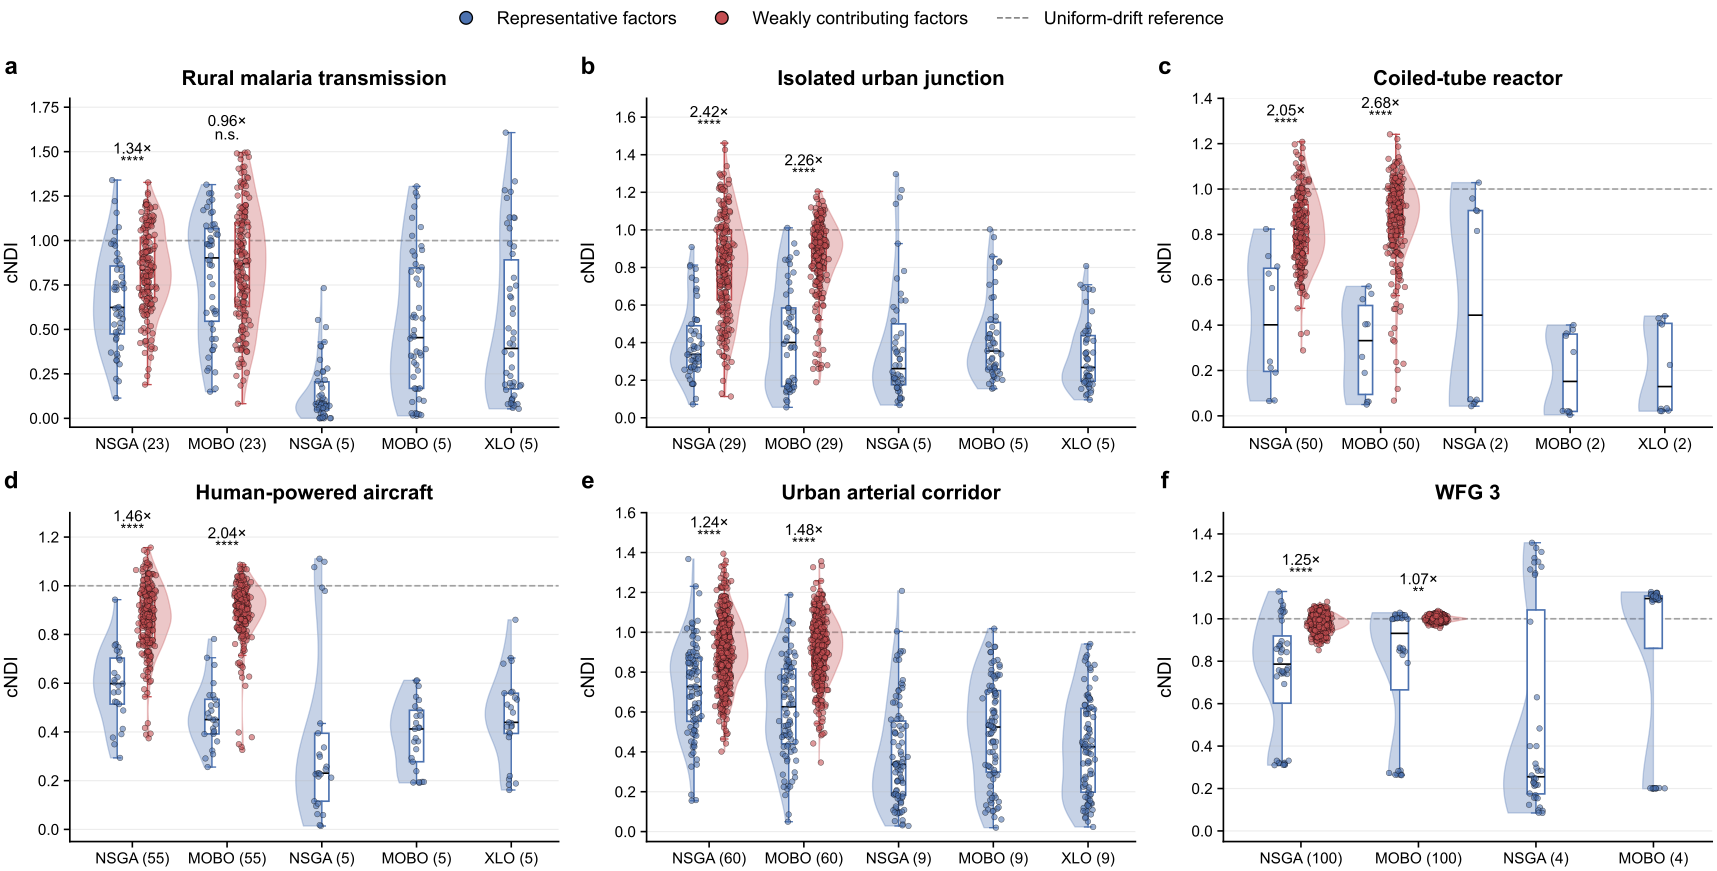

Reproduce this figure in Python.
import os
os.environ.setdefault("OMP_NUM_THREADS", "1")
os.environ.setdefault("OPENBLAS_NUM_THREADS", "1")
os.environ.setdefault("MKL_NUM_THREADS", "1")
os.environ.setdefault("VECLIB_MAXIMUM_THREADS", "1")
os.environ.setdefault("NUMEXPR_NUM_THREADS", "1")

import warnings
import numpy as np
import pandas as pd
import matplotlib
matplotlib.use("Agg")
import matplotlib.pyplot as plt

from sklearn.cluster import KMeans
from scipy.stats import mannwhitneyu


SCRIPT_DIR = os.path.dirname(os.path.abspath(__file__))
DATA_DIR = os.path.join(SCRIPT_DIR, "Results")
SAVE_DIR = SCRIPT_DIR
os.makedirs(SAVE_DIR, exist_ok=True)

SAVE_PREFIX = "cNDI"

EPS = 1e-12
K_DEFAULT = 5
RANDOM_STATE = 42

plt.rcParams.update({
    "font.family": "Arial",
    "font.sans-serif": ["Arial"],
    "mathtext.fontset": "custom",
    "mathtext.rm": "Arial",
    "mathtext.it": "Arial:italic",
    "mathtext.bf": "Arial:bold",
    "svg.fonttype": "path",
    "pdf.fonttype": 42,
    "ps.fonttype": 42,
    "axes.unicode_minus": False,
})


# ============================================================
# 1. Representative indices, scenarios and algorithms
# ============================================================

rep_indices = {
    "Malaria": [3, 8, 11, 14, 19],
    "CitySim": [0, 2, 3, 5, 6],
    "Reactor": [0, 2],
    "Aircraft": [7, 8, 9, 44, 46],
    "Songshanhu": [0, 1, 2, 3, 4, 6, 7, 21, 25],
    "WFG3": [0, 1, 2, 3],
}

scenarios = ["Malaria", "CitySim", "Reactor", "Aircraft", "Songshanhu", "WFG3"]

scenario_display_names = {
    "Malaria": "Rural malaria transmission",
    "CitySim": "Isolated urban junction",
    "Reactor": "Coiled-tube reactor",
    "Aircraft": "Human-powered aircraft",
    "Songshanhu": "Urban arterial corridor",
    "WFG3": "WFG 3",
}

full_dims = {
    "Malaria": 23,
    "CitySim": 29,
    "Reactor": 50,
    "Aircraft": 55,
    "Songshanhu": 60,
    "WFG3": 100,
}

eff_dims = {sc: len(rep_indices[sc]) for sc in scenarios}

algorithm_order = [
    "NSGA-Full",
    "MOBO-Full",
    "NSGA-Reduced",
    "MOBO-Reduced",
    "XLO-Reduced",
]


def get_display_labels_for_scenario(sc):
    d = full_dims[sc]
    r = eff_dims[sc]

    return {
        "NSGA-Full": f"NSGA ({d})",
        "MOBO-Full": f"MOBO ({d})",
        "NSGA-Reduced": f"NSGA ({r})",
        "MOBO-Reduced": f"MOBO ({r})",
        "XLO-Reduced": f"XLO ({r})",
    }


# ============================================================
# 2. Bounds for PS normalization
# ============================================================

bounds_all_Malaria = np.array([
    [0, 6],
    [0, 10000],
    [0, 14],
    [1, 75],
    [0, 1000],
    [0, 200],
    [0, 5],
    [0, 11],
    [0, 26],
    [0, 66],
    [0, 20000],
    [10000, 200000],
    [0, 2],
    [0, 9],
    [0, 1],
    [3, 651],
    [1, 16],
    [20000, 1600000],
    [0, 1],
    [0, 4],
    [0, 10],
    [0, 600],
    [0, 3],
], dtype=float)

bounds_all_CitySim = np.array([
    [0.2, 2],
    [0, 1],
    [1, 10],
    [1, 3],
    [1, 6],
    [1e-09, 3],
    [0.1, 10],
    [6, 10],
    [0, 10],
    [0, 1],
    [0, 10],
    [0, 10],
    [0, 1],
    [0, 10],
    [0, 10],
    [0, 10],
    [0, 10],
    [-1, 1],
    [-1, 10],
    [0, 1],
    [1e-09, 10],
    [0, 30],
    [0, 1],
    [0, 20 / 3.6],
    [0, 1],
    [0, 1],
    [0, 6],
    [0, 3],
    [0, 10],
], dtype=float)

bounds_all_Reactor = np.zeros((50, 2), dtype=float)
bounds_all_Reactor[:, 1] = 1.0

bounds_all_Aircraft = np.zeros((55, 2), dtype=float)
bounds_all_Aircraft[:, 1] = 1.0

bounds_all_Songshanhu = np.array([
    [3, 7],
    [0.2, 2],
    [0, 1],
    [1, 10],
    [1, 3],
    [1, 6],
    [1e-09, 3],
    [0.1, 10],
    [6, 10],
    [0, 10],
    [0, 1],
    [0, 10],
    [0, 10],
    [0, 1],
    [0, 10],
    [0, 10],
    [0, 10],
    [0, 10],
    [-1, 1],
    [-1, 10],
    [0, 1],
    [1e-09, 10],
    [0, 30],
    [0, 1],
    [0, 20 / 3.6],
    [0, 1],
    [0, 1],
    [0, 6],
    [0, 3],
    [0, 10],

    [7, 12],
    [0.2, 2],
    [0, 1],
    [1, 10],
    [1, 3],
    [1, 6],
    [1e-09, 3],
    [0.1, 10],
    [6, 10],
    [0, 10],
    [0, 1],
    [0, 10],
    [0, 10],
    [0, 1],
    [0, 10],
    [0, 10],
    [0, 10],
    [0, 10],
    [-1, 1],
    [-1, 10],
    [0, 1],
    [1e-09, 10],
    [0, 30],
    [0, 1],
    [0, 20 / 3.6],
    [0, 1],
    [0, 1],
    [0, 6],
    [0, 3],
    [0, 10],
], dtype=float)

bounds_all_WFG3 = np.zeros((100, 2), dtype=float)
for i in range(100):
    bounds_all_WFG3[i, 1] = 2 * (i + 1)

bounds_all = {
    "Malaria": bounds_all_Malaria,
    "CitySim": bounds_all_CitySim,
    "Reactor": bounds_all_Reactor,
    "Aircraft": bounds_all_Aircraft,
    "Songshanhu": bounds_all_Songshanhu,
    "WFG3": bounds_all_WFG3,
}


# ============================================================
# 3. File specifications
# ============================================================

def repeat_files(prefix, repetitions):
    return [f"{prefix}-repetition-{j}.npy" for j in repetitions]


algo_specs = {
    "Malaria": {
        "NSGA-Full": {
            "ps_files": repeat_files("PS-NSGA23-malaria", range(10)),
            "type": "full",
        },
        "MOBO-Full": {
            "ps_files": repeat_files("PS-MOBO23-malaria", range(10)),
            "type": "full",
        },
        "NSGA-Reduced": {
            "ps_files": repeat_files("PS-NSGA5-malaria", range(10)),
            "type": "reduced",
        },
        "MOBO-Reduced": {
            "ps_files": repeat_files("PS-MOBO5-malaria", range(10)),
            "type": "reduced",
        },
        "XLO-Reduced": {
            "ps_files": repeat_files("PS-XLO-malaria", range(10)),
            "type": "reduced_auto",
        },
    },

    "CitySim": {
        "NSGA-Full": {
            "ps_files": repeat_files("PS-NSGA29-Junction", range(10)),
            "type": "full",
        },
        "MOBO-Full": {
            "ps_files": repeat_files("PS-MOBO29-Junction", range(10)),
            "type": "full",
        },
        "NSGA-Reduced": {
            "ps_files": repeat_files("PS-NSGA5-Junction", range(10)),
            "type": "reduced",
        },
        "MOBO-Reduced": {
            "ps_files": repeat_files("PS-MOBO5-Junction", range(10)),
            "type": "reduced",
        },
        "XLO-Reduced": {
            "ps_files": repeat_files("PS-XLO-Junction", range(10)),
            "type": "reduced_auto",
        },
    },

    "Reactor": {
        "NSGA-Full": {
            "ps_files": repeat_files("PS-NSGA50-Reactor", range(5)),
            "type": "full",
        },
        "MOBO-Full": {
            "ps_files": repeat_files("PS-MOBO50-Reactor", range(5)),
            "type": "full",
        },
        "NSGA-Reduced": {
            "ps_files": repeat_files("PS-NSGA2-Reactor", range(5)),
            "type": "reduced",
        },
        "MOBO-Reduced": {
            "ps_files": repeat_files("PS-MOBO2-Reactor", range(5)),
            "type": "reduced",
        },
        "XLO-Reduced": {
            "ps_files": repeat_files("PS-XLO-Reactor", range(5)),
            "type": "reduced_auto",
        },
    },

    "Aircraft": {
        "NSGA-Full": {
            "ps_files": repeat_files("PS-NSGA55-Aircraft", range(5)),
            "type": "full",
        },
        "MOBO-Full": {
            "ps_files": repeat_files("PS-MOBO55-Aircraft", range(5)),
            "type": "full",
        },
        "NSGA-Reduced": {
            "ps_files": repeat_files("PS-NSGA5-Aircraft", range(5)),
            "type": "reduced",
        },
        "MOBO-Reduced": {
            "ps_files": repeat_files("PS-MOBO5-Aircraft", range(5)),
            "type": "reduced",
        },
        "XLO-Reduced": {
            "ps_files": repeat_files("PS-XLO-Aircraft", range(5)),
            "type": "reduced_auto",
        },
    },

    "Songshanhu": {
        "NSGA-Full": {
            "ps_files": repeat_files("PS-NSGA60-Corridor", range(10)),
            "type": "full",
        },
        "MOBO-Full": {
            "ps_files": repeat_files("PS-MOBO60-Corridor", range(10)),
            "type": "full",
        },
        "NSGA-Reduced": {
            "ps_files": repeat_files("PS-NSGA9-Corridor", range(10)),
            "type": "reduced",
        },
        "MOBO-Reduced": {
            "ps_files": repeat_files("PS-MOBO9-Corridor", range(10)),
            "type": "reduced",
        },
        "XLO-Reduced": {
            "ps_files": repeat_files("PS-XLO-Corridor", range(10)),
            "type": "reduced_auto",
        },
    },

    "WFG3": {
        "NSGA-Full": {
            "ps_files": repeat_files("PS-NSGA100-WFG3", range(10)),
            "type": "full",
        },
        "MOBO-Full": {
            "ps_files": repeat_files("PS-MOBO100-WFG3", [0, 1, 3, 4, 5, 6, 7, 9]),
            "type": "full",
        },
        "NSGA-Reduced": {
            "ps_files": repeat_files("PS-NSGA4-WFG3", range(10)),
            "type": "reduced",
        },
        "MOBO-Reduced": {
            "ps_files": repeat_files("PS-MOBO4-WFG3", range(10)),
            "type": "reduced",
        },
        "XLO-Reduced": {
            "ps_files": [],
            "type": "reduced_auto",
        },
    },
}


def ps_to_pf_name(ps_file):
    if ps_file.startswith("PS-"):
        return "PF-" + ps_file[3:]
    return ps_file.replace("PS", "PF", 1)


for sc in scenarios:
    for alg in algorithm_order:
        algo_specs[sc][alg]["pf_files"] = [
            ps_to_pf_name(f) for f in algo_specs[sc][alg]["ps_files"]
        ]


def get_algorithms_for_scenario(sc):
    return [
        alg for alg in algorithm_order
        if alg in algo_specs[sc] and len(algo_specs[sc][alg].get("ps_files", [])) > 0
    ]


# ============================================================
# 4. Utility functions
# ============================================================

def load_npy(file_name):
    path = os.path.join(DATA_DIR, file_name)
    if not os.path.exists(path):
        raise FileNotFoundError(f"Cannot find file: {path}")
    return np.load(path)


def normalize_ps_and_get_global_indices(ps_arr, scenario, search_type):
    X = np.asarray(ps_arr, dtype=float).copy()

    if X.ndim != 2:
        raise ValueError(f"{scenario}: PS must be 2D, got shape {X.shape}")

    b_full = bounds_all[scenario]
    rep = np.array(rep_indices[scenario], dtype=int)
    b_rep = b_full[rep, :]

    d = full_dims[scenario]
    k = len(rep)

    if search_type == "full":
        if X.shape[1] != d:
            raise ValueError(
                f"{scenario}: full PS expects {d} columns, got {X.shape[1]}"
            )
        X_norm = (X - b_full[:, 0]) / (b_full[:, 1] - b_full[:, 0])
        global_indices = np.arange(d, dtype=int)
        return X_norm, global_indices

    if search_type in ["reduced", "reduced_auto"]:
        if X.shape[1] == k:
            X_norm = (X - b_rep[:, 0]) / (b_rep[:, 1] - b_rep[:, 0])
            global_indices = rep.copy()
            return X_norm, global_indices

        if X.shape[1] == d:
            X_rep = X[:, rep]
            X_norm = (X_rep - b_rep[:, 0]) / (b_rep[:, 1] - b_rep[:, 0])
            global_indices = rep.copy()
            return X_norm, global_indices

        raise ValueError(
            f"{scenario}: reduced PS expects {k} or {d} columns, got {X.shape[1]}"
        )

    raise ValueError(f"Unknown search_type: {search_type}")


def normalize_pf_with_bounds(pf_arr, lower, upper):
    Y = np.asarray(pf_arr, dtype=float).copy()

    if Y.ndim != 2:
        raise ValueError(f"PF must be 2D, got shape {Y.shape}")

    Y_norm = (Y - lower) / (upper - lower + EPS)
    return np.clip(Y_norm, 0.0, 1.0)


def choose_keff(n_pareto, m, k_default=5):
    n_min = max(5, 2 * m)
    k_eff = min(k_default, int(np.floor(n_pareto / n_min)))

    if k_eff < 2:
        k_eff = 1

    return int(k_eff), int(n_min)


def get_kmeans_labels(Y_norm, k_default=5, random_state=42):
    Y_norm = np.asarray(Y_norm, dtype=float)

    if Y_norm.ndim != 2:
        raise ValueError(f"Y_norm must be 2D, got shape {Y_norm.shape}")

    n_pareto, m = Y_norm.shape
    k_eff, n_min = choose_keff(n_pareto, m, k_default=k_default)

    if k_eff <= 1:
        labels = np.zeros(n_pareto, dtype=int)
        return labels, k_eff, n_min

    unique_y = np.unique(Y_norm, axis=0)
    if unique_y.shape[0] < k_eff:
        k_eff = unique_y.shape[0]

    if k_eff <= 1:
        labels = np.zeros(n_pareto, dtype=int)
        return labels, k_eff, n_min

    with warnings.catch_warnings():
        warnings.simplefilter("ignore")
        labels = KMeans(
            n_clusters=k_eff,
            n_init=20,
            random_state=random_state,
        ).fit_predict(Y_norm)

    return labels.astype(int), k_eff, n_min


def compute_cndi(X_norm, labels):
    X = np.asarray(X_norm, dtype=float)
    labels = np.asarray(labels)

    if X.ndim != 2:
        raise ValueError(f"X must be 2D, got shape {X.shape}")

    if X.shape[0] != labels.shape[0]:
        raise ValueError(
            f"X and labels must have the same number of rows: "
            f"{X.shape[0]} vs {labels.shape[0]}"
        )

    n, d = X.shape

    if n < 2:
        return np.full(d, np.nan), np.full(d, np.nan)

    within_var = np.zeros(d, dtype=float)

    for lab in np.unique(labels):
        idx = labels == lab
        nk = int(np.sum(idx))

        if nk == 0:
            continue

        weight = nk / n
        Xk = X[idx, :]
        var_k = np.var(Xk, axis=0, ddof=0)
        within_var += weight * var_k

    within_var = np.maximum(within_var, 0.0)
    cndi = np.sqrt(12.0 * within_var)

    return cndi, within_var


def significance_marker(p):
    if not np.isfinite(p):
        return "n.s."
    if p < 1e-4:
        return "****"
    if p < 1e-3:
        return "***"
    if p < 1e-2:
        return "**"
    if p < 5e-2:
        return "*"
    return "n.s."


# ============================================================
# 5. Read raw PS and PF files run-wise
# ============================================================

PS_RAW = {}
PF_RAW = {}

for sc in scenarios:
    PS_RAW[sc] = {}
    PF_RAW[sc] = {}

    for alg in get_algorithms_for_scenario(sc):
        spec = algo_specs[sc][alg]
        ps_files = spec["ps_files"]
        pf_files = spec["pf_files"]

        if len(ps_files) != len(pf_files):
            raise ValueError(f"{sc}-{alg}: PS and PF file lists have different lengths.")

        PS_RAW[sc][alg] = []
        PF_RAW[sc][alg] = []

        for run_id, (ps_file, pf_file) in enumerate(zip(ps_files, pf_files)):
            ps = load_npy(ps_file)
            pf = load_npy(pf_file)

            if ps.shape[0] != pf.shape[0]:
                raise ValueError(
                    f"{sc}-{alg}-run{run_id}: PS and PF row mismatch: "
                    f"PS {ps.shape}, PF {pf.shape}"
                )

            PS_RAW[sc][alg].append(ps)
            PF_RAW[sc][alg].append(pf)

print("Finished reading raw PS and PF files.")


# ============================================================
# 6. Scenario-level pooled min-max normalization bounds for PF
# ============================================================

pf_norm_bounds = {}

for sc in scenarios:
    pf_pool = []
    m_set = set()

    for alg in get_algorithms_for_scenario(sc):
        for pf in PF_RAW[sc][alg]:
            pf = np.asarray(pf, dtype=float)
            pf_pool.append(pf)
            m_set.add(pf.shape[1])

    if len(m_set) != 1:
        raise ValueError(f"{sc}: inconsistent objective dimensions in PF files: {m_set}")

    pf_pool = np.vstack(pf_pool)
    lower = np.min(pf_pool, axis=0)
    upper = np.max(pf_pool, axis=0)

    pf_norm_bounds[sc] = {
        "lower": lower,
        "upper": upper,
        "m": pf_pool.shape[1],
    }

print("Finished computing scenario-level PF normalization bounds.")


# ============================================================
# 7. Compute cNDI only
# ============================================================

rows = []
run_info_rows = []

for sc in scenarios:
    rep = set(rep_indices[sc])
    lower = pf_norm_bounds[sc]["lower"]
    upper = pf_norm_bounds[sc]["upper"]

    for alg in get_algorithms_for_scenario(sc):
        spec = algo_specs[sc][alg]
        search_type = spec["type"]

        for run_id, (ps_raw, pf_raw) in enumerate(zip(PS_RAW[sc][alg], PF_RAW[sc][alg])):
            X_norm, global_indices = normalize_ps_and_get_global_indices(
                ps_raw,
                scenario=sc,
                search_type=search_type,
            )

            X_norm = np.clip(X_norm, 0.0, 1.0)
            Y_norm = normalize_pf_with_bounds(pf_raw, lower=lower, upper=upper)

            labels, k_eff, n_min = get_kmeans_labels(
                Y_norm,
                k_default=K_DEFAULT,
                random_state=RANDOM_STATE,
            )

            cndi, within_var = compute_cndi(X_norm, labels)

            run_info_rows.append({
                "Scenario": sc,
                "Scenario_Display": scenario_display_names[sc],
                "Algorithm": alg,
                "Run": run_id,
                "Num_Pareto": X_norm.shape[0],
                "Num_Objectives": Y_norm.shape[1],
                "n_min": n_min,
                "K_eff": k_eff,
                "Num_Parameters_In_File": X_norm.shape[1],
                "Is_Full_Dim_File": X_norm.shape[1] == full_dims[sc],
            })

            for local_idx, global_idx in enumerate(global_indices):
                parameter_type = "Representative" if int(global_idx) in rep else "Redundant"

                rows.append({
                    "Scenario": sc,
                    "Scenario_Display": scenario_display_names[sc],
                    "Algorithm": alg,
                    "Run": run_id,
                    "Local_Parameter_Index": int(local_idx),
                    "Global_Parameter_Index": int(global_idx),
                    "Parameter_Type": parameter_type,
                    "cNDI": float(cndi[local_idx]),
                    "Within_Niche_Variance": float(within_var[local_idx]),
                    "Num_Pareto": X_norm.shape[0],
                    "K_eff": k_eff,
                })

metrics_df = pd.DataFrame(rows)
run_info_df = pd.DataFrame(run_info_rows)

metrics_csv = os.path.join(SAVE_DIR, f"{SAVE_PREFIX}_raw_cNDI.csv")
run_info_csv = os.path.join(SAVE_DIR, f"{SAVE_PREFIX}_run_info.csv")

metrics_df.to_csv(metrics_csv, index=False)
run_info_df.to_csv(run_info_csv, index=False)

print(f"Saved raw cNDI metrics to: {metrics_csv}")
print(f"Saved run information to: {run_info_csv}")


# ============================================================
# 8. Summary statistics and representative-vs-redundant tests
# ============================================================

summary_df = (
    metrics_df
    .groupby(["Scenario", "Scenario_Display", "Algorithm", "Parameter_Type"])
    .agg(
        N=("cNDI", "size"),
        Median_cNDI=("cNDI", "median"),
        Mean_cNDI=("cNDI", "mean"),
        Std_cNDI=("cNDI", "std"),
    )
    .reset_index()
)

summary_csv = os.path.join(SAVE_DIR, f"{SAVE_PREFIX}_summary.csv")
summary_df.to_csv(summary_csv, index=False)
print(f"Saved cNDI summary to: {summary_csv}")

test_rows = []

for sc in scenarios:
    for alg in get_algorithms_for_scenario(sc):
        sub = metrics_df[(metrics_df["Scenario"] == sc) & (metrics_df["Algorithm"] == alg)]

        rep_vals = sub[sub["Parameter_Type"] == "Representative"]["cNDI"].dropna().values
        red_vals = sub[sub["Parameter_Type"] == "Redundant"]["cNDI"].dropna().values

        if len(rep_vals) == 0 or len(red_vals) == 0:
            continue

        try:
            stat, pval = mannwhitneyu(rep_vals, red_vals, alternative="less")
        except ValueError:
            stat, pval = np.nan, np.nan

        med_rep = np.median(rep_vals)
        med_red = np.median(red_vals)
        ratio = med_red / (med_rep + EPS)

        test_rows.append({
            "Scenario": sc,
            "Scenario_Display": scenario_display_names[sc],
            "Algorithm": alg,
            "N_Representative": len(rep_vals),
            "N_Redundant": len(red_vals),
            "Median_cNDI_Representative": med_rep,
            "Median_cNDI_Redundant": med_red,
            "Redundant_over_Representative_Median_Ratio": ratio,
            "MannWhitneyU_stat": stat,
            "P_value_Representative_less_Redundant": pval,
            "Significance": significance_marker(pval),
        })

test_df = pd.DataFrame(test_rows)
test_csv = os.path.join(SAVE_DIR, f"{SAVE_PREFIX}_rep_vs_red_tests.csv")
test_df.to_csv(test_csv, index=False)
print(f"Saved representative-vs-redundant tests to: {test_csv}")


# ============================================================
# 9. Plotting functions: boxplot + half violin + scatter
# ============================================================

COLORS = {
    "Representative": "#4C72B0",
    "Redundant": "#C44E52",
}


def half_violin(ax, data, pos, side="left", color="#4C72B0", width=0.55, alpha=0.28):
    data = np.asarray(data, dtype=float).ravel()
    data = data[np.isfinite(data)]

    if len(data) == 0:
        return

    if len(data) == 1 or np.allclose(data, data[0]):
        rng = np.random.default_rng(123)
        x = np.full(len(data), pos) + rng.normal(0, 0.015, size=len(data))
        ax.scatter(
            x,
            data,
            s=16,
            color=color,
            alpha=0.65,
            edgecolors="black",
            linewidths=0.25,
            zorder=5,
        )
        return

    parts = ax.violinplot(
        data,
        positions=[pos],
        widths=width,
        showmeans=False,
        showmedians=False,
        showextrema=False,
    )

    for body in parts["bodies"]:
        body.set_facecolor(color)
        body.set_edgecolor(color)
        body.set_alpha(alpha)

        verts = body.get_paths()[0].vertices

        if side == "left":
            verts[:, 0] = np.minimum(verts[:, 0], pos)
        elif side == "right":
            verts[:, 0] = np.maximum(verts[:, 0], pos)


def box_and_scatter(ax, data, pos, color="#4C72B0", box_width=0.15, jitter=0.035, seed=0):
    data = np.asarray(data, dtype=float).ravel()
    data = data[np.isfinite(data)]

    if len(data) == 0:
        return

    ax.boxplot(
        data,
        positions=[pos],
        widths=box_width,
        patch_artist=True,
        showfliers=False,
        medianprops=dict(color="black", linewidth=1.25),
        boxprops=dict(facecolor="white", edgecolor=color, linewidth=1.25),
        whiskerprops=dict(color=color, linewidth=1.0),
        capprops=dict(color=color, linewidth=1.0),
    )

    rng = np.random.default_rng(seed)
    x = np.full(len(data), pos) + rng.normal(0, jitter, size=len(data))

    ax.scatter(
        x,
        data,
        s=18,
        color=color,
        alpha=0.58,
        edgecolors="black",
        linewidths=0.4,
        zorder=4,
    )


def get_group_data_top(rep_vals, red_vals=None):
    vals = []

    rep_vals = np.asarray(rep_vals, dtype=float).ravel()
    rep_vals = rep_vals[np.isfinite(rep_vals)]
    if len(rep_vals) > 0:
        vals.append(np.max(rep_vals))

    if red_vals is not None:
        red_vals = np.asarray(red_vals, dtype=float).ravel()
        red_vals = red_vals[np.isfinite(red_vals)]
        if len(red_vals) > 0:
            vals.append(np.max(red_vals))

    if len(vals) == 0:
        return 0.0

    return float(np.max(vals))


def draw_cndi_figure(df, test_df):
    fig, axes = plt.subplots(
        2,
        3,
        figsize=(18.8, 9.8),
        sharey=False,
    )
    axes = axes.flatten()

    panel_label_x = -0.12
    panel_label_y = 1.06
    ylabel_x = -0.1

    title_fontsize = 15.5
    ylabel_fontsize = 14
    tick_fontsize = 11.5
    annotation_fontsize = 11.5
    panel_label_fontsize = 18

    for ax_id, sc in enumerate(scenarios):
        ax = axes[ax_id]
        sub_sc = df[df["Scenario"] == sc]
        display_labels = get_display_labels_for_scenario(sc)
        algs_sc = get_algorithms_for_scenario(sc)

        subplot_data_max = 0.0
        annotation_items = []

        for x_id, alg in enumerate(algs_sc, start=1):
            sub_alg = sub_sc[sub_sc["Algorithm"] == alg]

            rep_vals = sub_alg[sub_alg["Parameter_Type"] == "Representative"]["cNDI"].dropna().values
            red_vals = sub_alg[sub_alg["Parameter_Type"] == "Redundant"]["cNDI"].dropna().values

            group_top = get_group_data_top(rep_vals, red_vals if len(red_vals) > 0 else None)
            subplot_data_max = max(subplot_data_max, group_top)

            if len(red_vals) > 0:
                test_row = test_df[
                    (test_df["Scenario"] == sc) &
                    (test_df["Algorithm"] == alg)
                ]

                if len(test_row) > 0:
                    ratio = float(test_row["Redundant_over_Representative_Median_Ratio"].iloc[0])
                    pval = float(test_row["P_value_Representative_less_Redundant"].iloc[0])

                    annotation_items.append({
                        "x": x_id,
                        "group_top": group_top,
                        "ratio": ratio,
                        "pval": pval,
                    })

        subplot_data_max = max(subplot_data_max, 1.0)

        offset = max(0.025, 0.035 * subplot_data_max)

        for item in annotation_items:
            item["y"] = item["group_top"] + offset

        annotation_top = max([item["y"] for item in annotation_items], default=0.0)

        y_max = max(subplot_data_max, annotation_top)
        y_max = y_max + max(0.06, 0.075 * y_max)
        y_max = max(1.12, y_max)
        y_max = np.ceil(y_max * 10) / 10.0
        y_min = -0.05

        for x_id, alg in enumerate(algs_sc, start=1):
            sub_alg = sub_sc[sub_sc["Algorithm"] == alg]

            rep_vals = sub_alg[sub_alg["Parameter_Type"] == "Representative"]["cNDI"].dropna().values
            red_vals = sub_alg[sub_alg["Parameter_Type"] == "Redundant"]["cNDI"].dropna().values

            if len(red_vals) > 0:
                pos_rep = x_id - 0.16
                pos_red = x_id + 0.16

                half_violin(
                    ax,
                    rep_vals,
                    pos_rep,
                    side="left",
                    color=COLORS["Representative"],
                    width=0.50,
                    alpha=0.32,
                )

                half_violin(
                    ax,
                    red_vals,
                    pos_red,
                    side="right",
                    color=COLORS["Redundant"],
                    width=0.50,
                    alpha=0.32,
                )

                box_and_scatter(
                    ax,
                    rep_vals,
                    pos_rep,
                    color=COLORS["Representative"],
                    seed=1000 + ax_id * 100 + x_id,
                )

                box_and_scatter(
                    ax,
                    red_vals,
                    pos_red,
                    color=COLORS["Redundant"],
                    seed=2000 + ax_id * 100 + x_id,
                )

            else:
                pos_rep = x_id

                half_violin(
                    ax,
                    rep_vals,
                    pos_rep,
                    side="left",
                    color=COLORS["Representative"],
                    width=0.55,
                    alpha=0.32,
                )

                box_and_scatter(
                    ax,
                    rep_vals,
                    pos_rep,
                    color=COLORS["Representative"],
                    seed=3000 + ax_id * 100 + x_id,
                )

        for item in annotation_items:
            sig = significance_marker(item["pval"])
            text = f"{item['ratio']:.2f}×\n{sig}"

            ax.text(
                item["x"],
                item["y"],
                text,
                ha="center",
                va="bottom",
                fontsize=annotation_fontsize,
                color="black",
                linespacing=0.95,
                zorder=10,
            )

        ax.axhline(
            1.0,
            color="gray",
            linestyle="--",
            linewidth=1.25,
            alpha=0.75,
            zorder=0,
        )

        ax.set_ylim(y_min, y_max)

        ax.set_title(
            scenario_display_names[sc],
            fontsize=title_fontsize,
            fontweight="bold",
            pad=10,
        )

        ax.set_xticks(range(1, len(algs_sc) + 1))
        ax.set_xticklabels(
            [display_labels[a] for a in algs_sc],
            fontsize=tick_fontsize,
            rotation=0,
            ha="center",
            fontname="Arial",
        )

        # 每个子图都保留自己的纵轴 label
        ax.set_ylabel("cNDI", fontsize=ylabel_fontsize)
        ax.yaxis.set_label_coords(ylabel_x, 0.5)

        ax.text(
            panel_label_x,
            panel_label_y,
            "abcdef"[ax_id],
            transform=ax.transAxes,
            ha="center",
            va="bottom",
            fontsize=panel_label_fontsize,
            fontweight="bold",
            fontname="Arial",
            clip_on=False,
            zorder=30,
        )

        ax.grid(
            axis="y",
            alpha=0.22,
            linewidth=0.9,
        )

        ax.tick_params(
            axis="both",
            labelsize=tick_fontsize,
            length=4.5,
            width=1.2,
        )

        ax.spines["top"].set_visible(False)
        ax.spines["right"].set_visible(False)
        ax.spines["left"].set_linewidth(1.25)
        ax.spines["bottom"].set_linewidth(1.25)

    legend_handles = [
        plt.Line2D(
            [0],
            [0],
            marker="o",
            linestyle="none",
            markerfacecolor=COLORS["Representative"],
            markeredgecolor="black",
            markersize=9.5,
            label="Representative factors",
        ),
        plt.Line2D(
            [0],
            [0],
            marker="o",
            linestyle="none",
            markerfacecolor=COLORS["Redundant"],
            markeredgecolor="black",
            markersize=9.5,
            label="Weakly contributing factors",
        ),
        plt.Line2D(
            [0],
            [0],
            color="gray",
            linestyle="--",
            linewidth=1.2,
            label="Uniform-drift reference",
        ),
    ]

    fig.legend(
        handles=legend_handles,
        loc="upper center",
        ncol=3,
        frameon=False,
        fontsize=13.5,
        handlelength=1.8,
        columnspacing=1.6,
        bbox_to_anchor=(0.5, 0.985),
    )

    fig.subplots_adjust(
        left=0.075,
        right=0.985,
        bottom=0.085,
        top=0.875,
        wspace=0.18,
        hspace=0.26,
    )

    fig.savefig(
        os.path.join(SAVE_DIR, f"{SAVE_PREFIX}.svg"),
        bbox_inches="tight",
        pad_inches=0.04,
    )

    return fig


# ============================================================
# 10. Draw cNDI figure only
# ============================================================

fig_cndi = draw_cndi_figure(metrics_df, test_df)
plt.close(fig_cndi)


# ============================================================
# 11. Diagnostics
# ============================================================

print("\n=== PF normalization bounds ===")
for sc in scenarios:
    print(sc)
    print("lower:", pf_norm_bounds[sc]["lower"])
    print("upper:", pf_norm_bounds[sc]["upper"])
    print("m:", pf_norm_bounds[sc]["m"])

print("\n=== K_eff distribution ===")
print(
    run_info_df
    .groupby(["Scenario", "Algorithm"])["K_eff"]
    .describe()
)

print("\n=== cNDI summary ===")
print(summary_df)

print("\n=== Representative-vs-redundant cNDI tests ===")
print(test_df)

print("\nAll tasks completed.")
